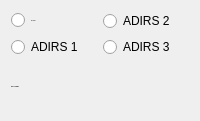
              <widget class="QFrame" name="frame_8">
               <property name="minimumSize">
                <size>
                 <width>0</width>
                 <height>121</height>
                </size>
               </property>
               <property name="maximumSize">
                <size>
                 <width>16777215</width>
                 <height>121</height>
                </size>
               </property>
               <layout class="QGridLayout" name="gridLayout_6">
                <item row="0" column="0">
                 <widget class="QRadioButton" name="adirs_ch_no">
                  <property name="font">
                   <font>
                    <family>Inter</family>
                    <pointsize>-1</pointsize>
                    <weight>50</weight>
                    <bold>false</bold>
                   </font>
                  </property>
                  <property name="text">
                   <string>NO ADIRS</string>
                  </property>
                  <property name="checkable">
                   <bool>true</bool>
                  </property>
                  <property name="checked">
                   <bool>false</bool>
                  </property>
                  <attribute name="buttonGroup">
                   <string notr="true">buttonGroup_20</string>
                  </attribute>
                 </widget>
                </item>
                <item row="0" column="1">
                 <widget class="QRadioButton" name="adirs_ch_2">
                  <property name="text">
                   <string>ADIRS 2</string>
                  </property>
                  <property name="checkable">
                   <bool>true</bool>
                  </property>
                  <attribute name="buttonGroup">
                   <string notr="true">buttonGroup_20</string>
                  </attribute>
                 </widget>
                </item>
                <item row="1" column="0">
                 <widget class="QRadioButton" name="adirs_ch_1">
                  <property name="text">
                   <string>ADIRS 1</string>
                  </property>
                  <property name="checkable">
                   <bool>true</bool>
                  </property>
                  <attribute name="buttonGroup">
                   <string notr="true">buttonGroup_20</string>
                  </attribute>
                 </widget>
                </item>
                <item row="1" column="1">
                 <widget class="QRadioButton" name="adirs_ch_3">
                  <property name="text">
                   <string>ADIRS 3</string>
                  </property>
                  <property name="checkable">
                   <bool>true</bool>
                  </property>
                  <attribute name="buttonGroup">
                   <string notr="true">buttonGroup_20</string>
                  </attribute>
                 </widget>
                </item>
                <item row="2" column="0" colspan="2">
                 <widget class="QLabel" name="label_42">
                  <property name="font">
                   <font>
                    <family>Inter</family>
                    <pointsize>-1</pointsize>
                    <weight>75</weight>
                    <bold>true</bold>
                   </font>
                  </property>
                  <property name="text">
                   <string>ADIRS CHANNEL</string>
                  </property>
                 </widget>
                </item>
               </layout>
              </widget>
